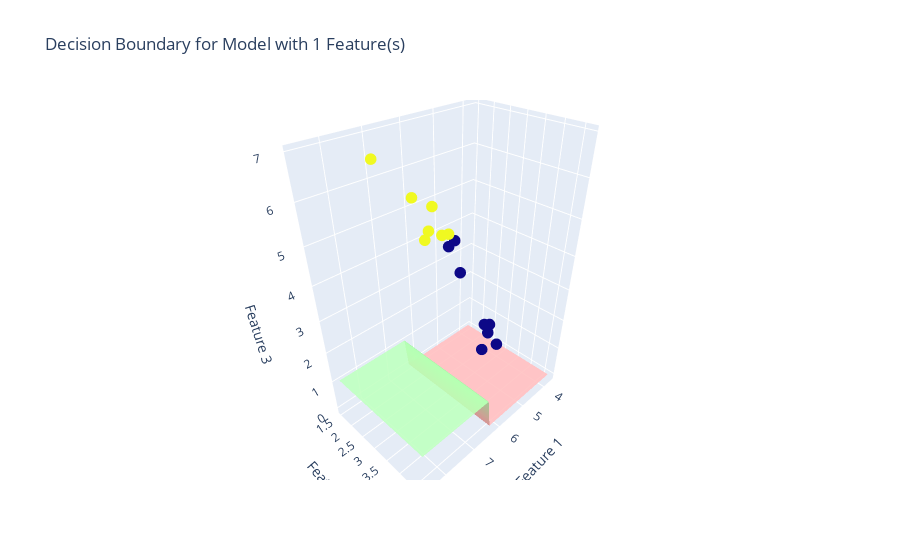
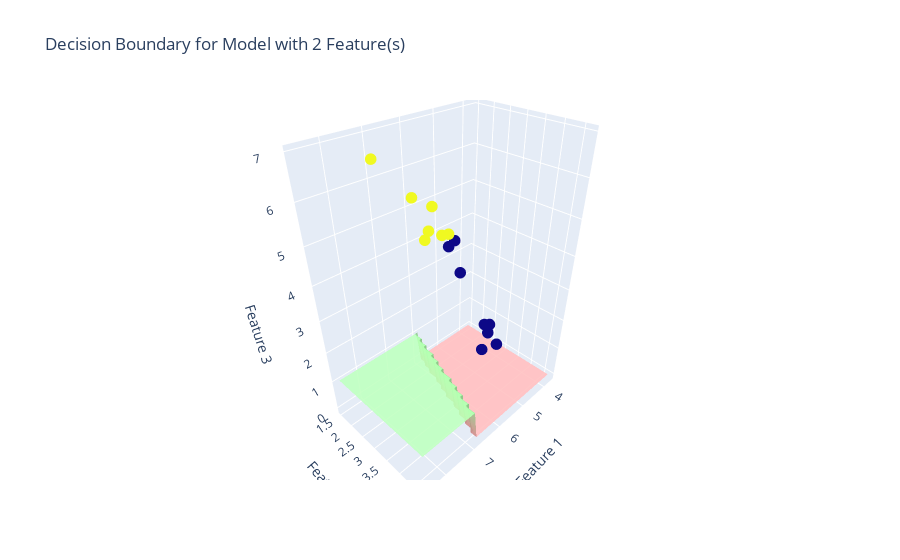
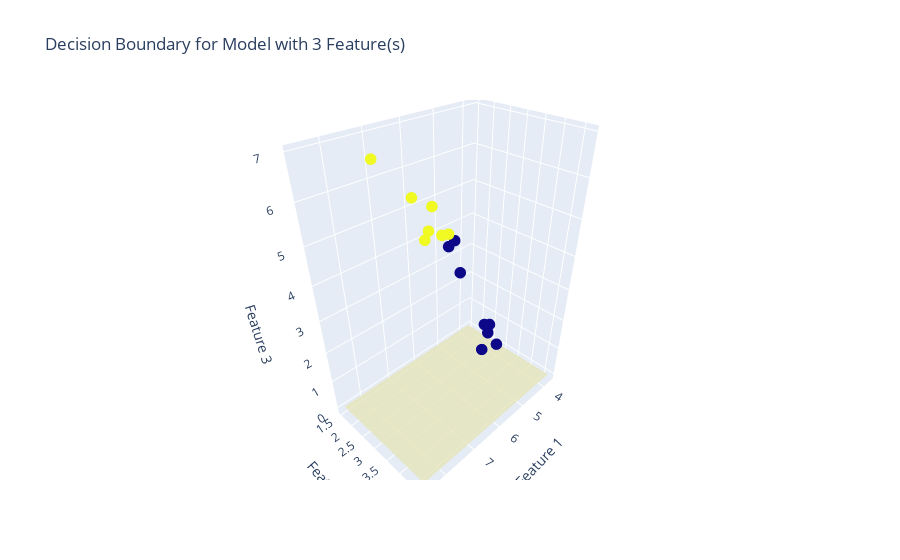

These figures' notebook cell, in order:
### Markdown cell above
PLOTTING DECISION BOUNDARY

### Code cell
from matplotlib.colors import ListedColormap
import plotly.graph_objs as go
import numpy as np

# Define a colormap for the plot
cmap_light = ListedColormap(['#FFAAAA', '#AAFFAA', '#AAAAFF'])

# Iterate over the models with 1, 2, and 3 features
for i in range(1, 4):
    key = f'{i}_features'
    # Get the model
    model = models[key]
    
    # Create a meshgrid for plotting the decision boundary
    x_min, x_max = X_val_LS[:, 0].min() - 1, X_val_LS[:, 0].max() + 1
    y_min, y_max = X_val_LS[:, 1].min() - 1, X_val_LS[:, 1].max() + 1
    xx, yy = np.meshgrid(np.arange(x_min, x_max, 0.1),
                         np.arange(y_min, y_max, 0.1))
    
    # Predict the class for each point in the meshgrid
    if i == 1:
        Z = model.predict(xx.ravel().reshape(-1, 1))
    elif i == 2:
        Z = model.predict(np.c_[xx.ravel(), yy.ravel()])
    else:
        Z = model.predict(np.c_[xx.ravel(), yy.ravel(), np.zeros_like(xx.ravel())])
    Z = Z.reshape(xx.shape)
    
    # Create a surface plot for the decision boundary
    surface = go.Surface(
        x=xx, y=yy, z=Z,
        opacity=0.8, showscale=False,
        colorscale=[[0, '#FFAAAA'], [1, '#AAFFAA']]
    )
    
    # Create a scatter plot for the validation data
    scatter = go.Scatter3d(
        x=X_val_LS[:, 0], y=X_val_LS[:, 1], z=X_val_LS[:, 2],
        mode='markers', marker=dict(size=4, color=y_val_LS),
        name='Validation Data'
    )
    
    # Create a figure and add the surface and scatter plots
    fig = go.Figure(data=[surface, scatter])
    fig.update_layout(
        title=f'Decision Boundary for Model with {i} Feature(s)',
        scene=dict(
            xaxis_title='Feature 1',
            yaxis_title='Feature 2',
            zaxis_title='Feature 3'
        )
    )
    fig.show()
    # referance for 3d plot documentation
    #https://plotly.com/python/3d-surface-plots/

### Figure 1 — Plotly figure (JSON) as saved in the notebook; plotly's stock layout.template omitted (floating-point values rounded to 4 significant figures; data arrays with more than 128 entries replaced by an {"elided": "..."} marker saying what was removed)
{"data": [{"colorscale": [[0, "#FFAAAA"], [1, "#AAFFAA"]], "opacity": 0.8, "showscale": false, "type": "surface", "x": {"elided": "33x50 float values"}, "y": {"elided": "33x50 float values"}, "z": {"elided": "33x50 int values"}}, {"marker": {"color": [0, 0, 1, 1, 0, 1, 1, 0, 0, 0, 1, 1, 0, 1, 0], "size": 4}, "mode": "markers", "name": "Validation Data", "type": "scatter3d", "x": [5, 5.7, 7.7, 6.7, 6, 6.1, 6.7, 5.7, 4.8, 4.7, 6.9, 6.5, 5.1, 6.4, 5.6], "y": [3.4, 3.8, 2.6, 3, 2.9, 3, 2.5, 2.8, 3.1, 3.2, 3.1, 3.2, 3.8, 2.8, 2.9], "z": [1.6, 1.7, 6.9, 5.2, 4.5, 4.9, 5.8, 4.5, 1.6, 1.6, 5.1, 5.1, 1.5, 5.6, 3.6]}], "layout": {"scene": {"xaxis": {"title": {"text": "Feature 1"}}, "yaxis": {"title": {"text": "Feature 2"}}, "zaxis": {"title": {"text": "Feature 3"}}}, "title": {"text": "Decision Boundary for Model with 1 Feature(s)"}}}

### Figure 2 — Plotly figure (JSON) as saved in the notebook; plotly's stock layout.template omitted (floating-point values rounded to 4 significant figures; data arrays with more than 128 entries replaced by an {"elided": "..."} marker saying what was removed)
{"data": [{"colorscale": [[0, "#FFAAAA"], [1, "#AAFFAA"]], "opacity": 0.8, "showscale": false, "type": "surface", "x": {"elided": "33x50 float values"}, "y": {"elided": "33x50 float values"}, "z": {"elided": "33x50 int values"}}, {"marker": {"color": [0, 0, 1, 1, 0, 1, 1, 0, 0, 0, 1, 1, 0, 1, 0], "size": 4}, "mode": "markers", "name": "Validation Data", "type": "scatter3d", "x": [5, 5.7, 7.7, 6.7, 6, 6.1, 6.7, 5.7, 4.8, 4.7, 6.9, 6.5, 5.1, 6.4, 5.6], "y": [3.4, 3.8, 2.6, 3, 2.9, 3, 2.5, 2.8, 3.1, 3.2, 3.1, 3.2, 3.8, 2.8, 2.9], "z": [1.6, 1.7, 6.9, 5.2, 4.5, 4.9, 5.8, 4.5, 1.6, 1.6, 5.1, 5.1, 1.5, 5.6, 3.6]}], "layout": {"scene": {"xaxis": {"title": {"text": "Feature 1"}}, "yaxis": {"title": {"text": "Feature 2"}}, "zaxis": {"title": {"text": "Feature 3"}}}, "title": {"text": "Decision Boundary for Model with 2 Feature(s)"}}}

### Figure 3 — Plotly figure (JSON) as saved in the notebook; plotly's stock layout.template omitted (floating-point values rounded to 4 significant figures; data arrays with more than 128 entries replaced by an {"elided": "..."} marker saying what was removed)
{"data": [{"colorscale": [[0, "#FFAAAA"], [1, "#AAFFAA"]], "opacity": 0.8, "showscale": false, "type": "surface", "x": {"elided": "33x50 float values"}, "y": {"elided": "33x50 float values"}, "z": {"elided": "33x50 int values"}}, {"marker": {"color": [0, 0, 1, 1, 0, 1, 1, 0, 0, 0, 1, 1, 0, 1, 0], "size": 4}, "mode": "markers", "name": "Validation Data", "type": "scatter3d", "x": [5, 5.7, 7.7, 6.7, 6, 6.1, 6.7, 5.7, 4.8, 4.7, 6.9, 6.5, 5.1, 6.4, 5.6], "y": [3.4, 3.8, 2.6, 3, 2.9, 3, 2.5, 2.8, 3.1, 3.2, 3.1, 3.2, 3.8, 2.8, 2.9], "z": [1.6, 1.7, 6.9, 5.2, 4.5, 4.9, 5.8, 4.5, 1.6, 1.6, 5.1, 5.1, 1.5, 5.6, 3.6]}], "layout": {"scene": {"xaxis": {"title": {"text": "Feature 1"}}, "yaxis": {"title": {"text": "Feature 2"}}, "zaxis": {"title": {"text": "Feature 3"}}}, "title": {"text": "Decision Boundary for Model with 3 Feature(s)"}}}
